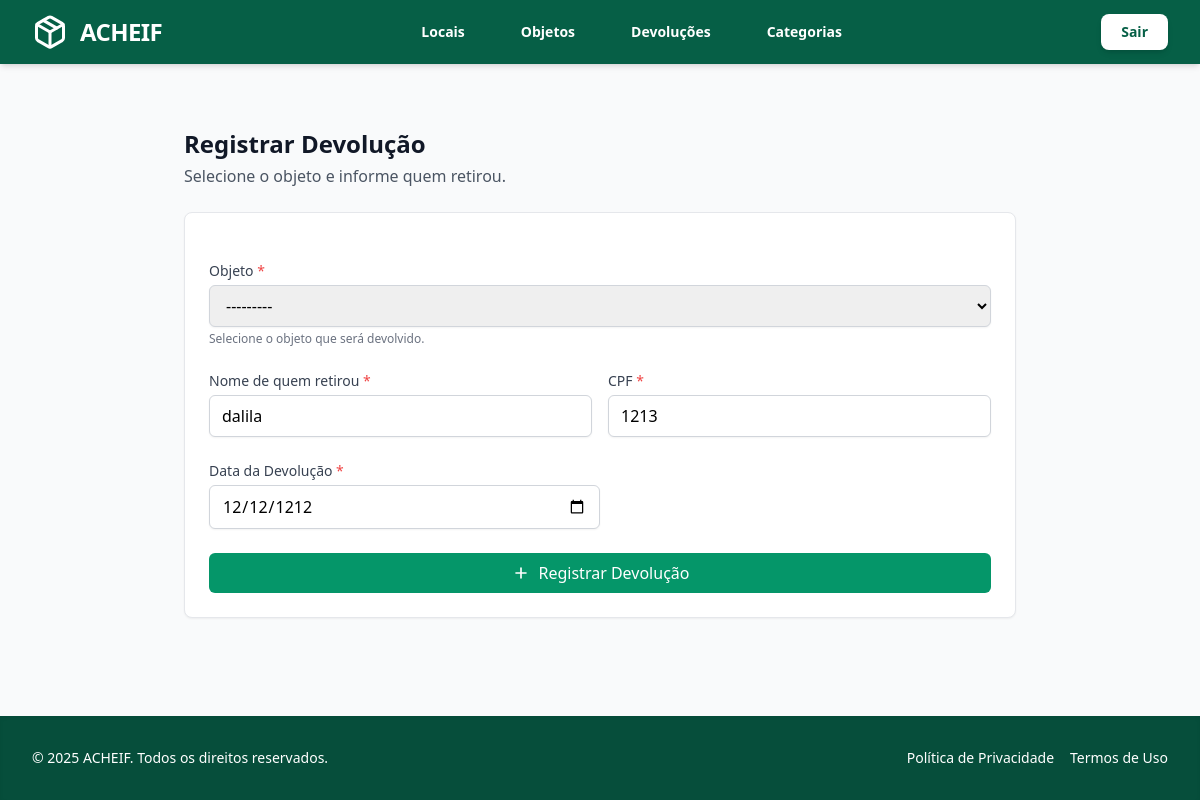
Page /devolucao/2/editar/ on the committed database.
### objetos/models.py (models this page shows, shortened)
class Devolucao(models.Model):
    objeto = models.OneToOneField( Objeto, on_delete=models.CASCADE, related_name="devolucao" )
    nome_resgate = models.CharField(max_length=100)
    cpf_resgate = models.CharField(max_length=14)
    data_devolucao = models.DateField()

### objetos/views.py (the view)
# urls.py: path('devolucao/<int:pk>/editar/', views.editar_devolucao, name='editar_devolucao'),
def editar_devolucao(request, pk):
    devolucao = get_object_or_404(Devolucao, pk=pk)
    objeto_antigo = devolucao.objeto
    if request.method == 'POST':
        form = DevolucaoForm(request.POST, instance=devolucao)
        if form.is_valid():
            devolucao_atualizada = form.save(commit=False)
            objeto_novo = devolucao_atualizada.objeto
            if objeto_antigo != objeto_novo:
                objeto_antigo.status = "aguardando"
                objeto_antigo.save()
                objeto_novo.status = "devolvido"
                objeto_novo.save()
            devolucao_atualizada.save()
            messages.success(request, "Devolução editada com sucesso!")
            return redirect('objetos:listar_devolucao')
    else:
        form = DevolucaoForm(instance=devolucao)
    return render(request, 'objetos/devolucao/criar_devolucao.html', {
        'form': form,
        'devolucao': devolucao
    })

### objetos/forms.py
class DevolucaoForm(forms.ModelForm):
    class Meta:
        model = Devolucao
        fields = ['objeto', 'nome_resgate', 'cpf_resgate', 'data_devolucao']
        widgets = {
            'objeto': forms.Select(attrs={'class': 'form-control'}),
            'nome_resgate': forms.TextInput(attrs={'class': 'form-control'}),
            'cpf_resgate': forms.TextInput(attrs={'class': 'form-control'}),
            'data_devolucao': forms.DateInput(attrs={'type': 'date'}),
        }
    def __init__(self, *args, **kwargs):
        super().__init__(*args, **kwargs)
        self.fields['objeto'].queryset = Objeto.objects.filter(
            devolucao__isnull=True,      # não tem devolução
            status='aguardando'          # ou o status que você usa
        )

### objetos/models.py (called while the page is built)
    def __str__(self):
        return f"{self.tipo} ({self.get_status_display()})"

### objetos/templates/objetos/devolucao/criar_devolucao.html (shortened to what this page needs)
{% extends 'base.html' %}
{% load widget_tweaks %}
{% block active_devolucoes %}active{% endblock %}
{% block content %}
<div class="max-w-4xl mx-auto py-8 px-4 sm:px-6 lg:px-8">
    <div class="mb-6 flex justify-between items-center">
        <div>
            <h1 class="text-2xl font-bold text-gray-900 mb-1">Registrar Devolução</h1>
            <p class="text-gray-600">Selecione o objeto e informe quem retirou.</p>
        </div>
    </div>
    <form method="POST" class="bg-white rounded-lg shadow-sm border border-gray-200 p-6 space-y-6">
        <div>
            <label for="id_objeto" class="block text-sm font-medium text-gray-700 mb-1">
                Objeto <span class="text-red-500">*</span>
            </label>
            {{ form.objeto|add_class:"w-full px-3 py-2 border border-gray-300 rounded-md shadow-sm focus:outline-none focus:ring-2 focus:ring-emerald-500 focus:border-emerald-500 cursor-pointer" }}
            {% if form.objeto.errors %}
                <p class="text-red-600 text-sm mt-1">{{ form.objeto.errors.0 }}</p>
            {% else %}
                <p class="text-gray-500 text-xs mt-1">Selecione o objeto que será devolvido.</p>
            {% endif %}
        </div>
        <div class="grid grid-cols-1 md:grid-cols-2 gap-4">
            <div>
                <label for="id_nome_resgate" class="block text-sm font-medium text-gray-700 mb-1">
                    Nome de quem retirou <span class="text-red-500">*</span>
                </label>
                {{ form.nome_resgate|add_class:"w-full px-3 py-2 border border-gray-300 rounded-md shadow-sm focus:outline-none focus:ring-2 focus:ring-emerald-500 focus:border-emerald-500" }}
            </div>
            <div>
                <label for="id_cpf_resgate" class="block text-sm font-medium text-gray-700 mb-1">
                    CPF <span class="text-red-500">*</span>
                </label>
                {{ form.cpf_resgate|add_class:"w-full px-3 py-2 border border-gray-300 rounded-md shadow-sm focus:outline-none focus:ring-2 focus:ring-emerald-500 focus:border-emerald-500" }}
            </div>
        </div>
        <div>
            <label for="id_data_devolucao" class="block text-sm font-medium text-gray-700 mb-1">
                Data da Devolução <span class="text-red-500">*</span>
            </label>
            {{ form.data_devolucao|add_class:"w-1/2 px-3 py-2 border border-gray-300 rounded-md shadow-sm focus:outline-none focus:ring-2 focus:ring-emerald-500 focus:border-emerald-500" }}
        </div>
        <div>
            <button type="submit"
                class="w-full bg-emerald-600 text-white py-2 px-4 rounded-md hover:bg-emerald-700 transition font-medium flex items-center justify-center gap-2">
                <svg class="w-5 h-5" fill="none" stroke="currentColor" viewBox="0 0 24 24">
                    <path stroke-linecap="round" stroke-linejoin="round" stroke-width="2" d="M12 6v6m0 0v6m0-6h6m-6 0H6"></path>
                </svg>
                Registrar Devolução
            </button>
        </div>
    </form>
</div>
{% endblock %}

### objetos/templates/objetos/static/style.css (style rules this page uses)
body { font-family: system-ui, -apple-system, BlinkMacSystemFont, "Segoe UI", Roboto, sans-serif; background-color: #f9fafb; }

### rows in the picture
Devolucao: objeto "---------", nome_resgate "dalila", cpf_resgate "1213", data_devolucao "12/12/1212"
